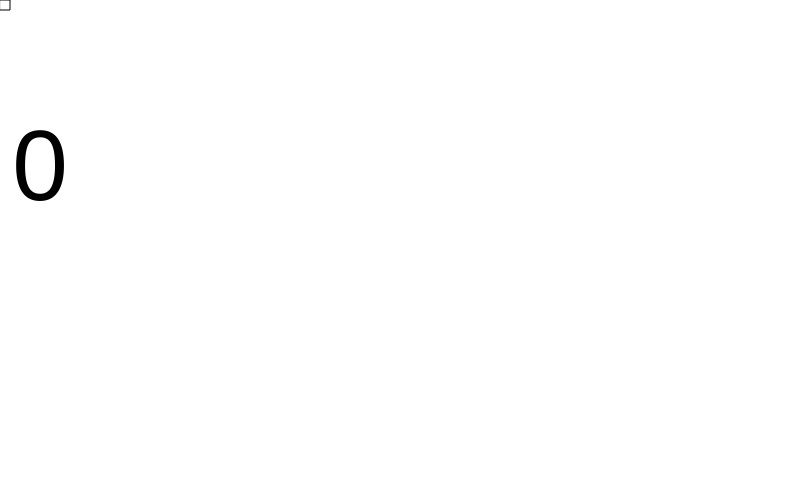
Frame 1 (no input)
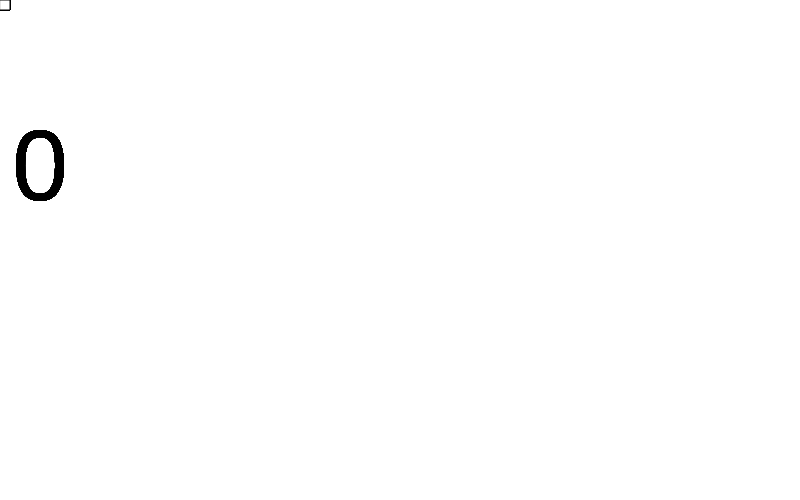
Frame 60 (no input)
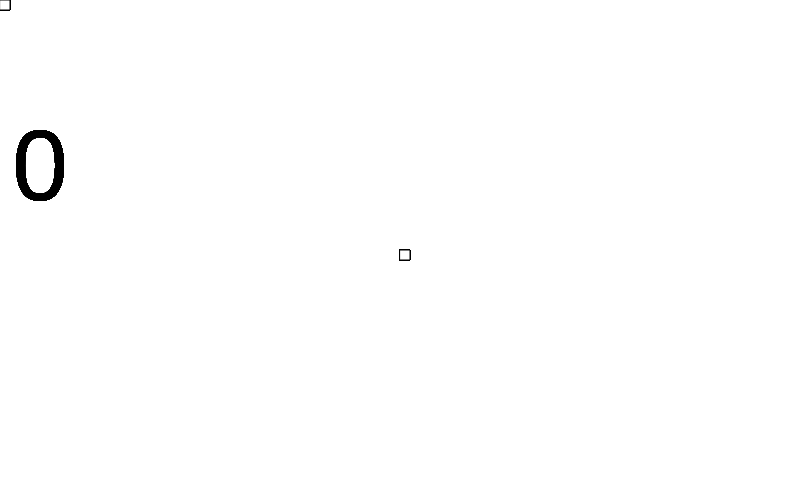
Frame 120 (the mouse pressed at the canvas centre since frame 60)

The p5.js sketch that drew these frames (run headless with seeded random() and noise() and a simulated clock; from frame 60 on, the mouse is pressed at the canvas centre):

// p5.js sketch
// ── sketch.js
var score =0 ;

function setup() {
  // put setup code here
  createCanvas(800, 500);
  textAlign(CENTER) ;
}

function draw() {
  // put drawing code here
rect(mouseX, mouseY, 10, 10) ;
textSize (100);
text(score, 40, 200);
}

function mouseReleased (){
  background(random(255), random(255), random(255));
  score++ ;
}
